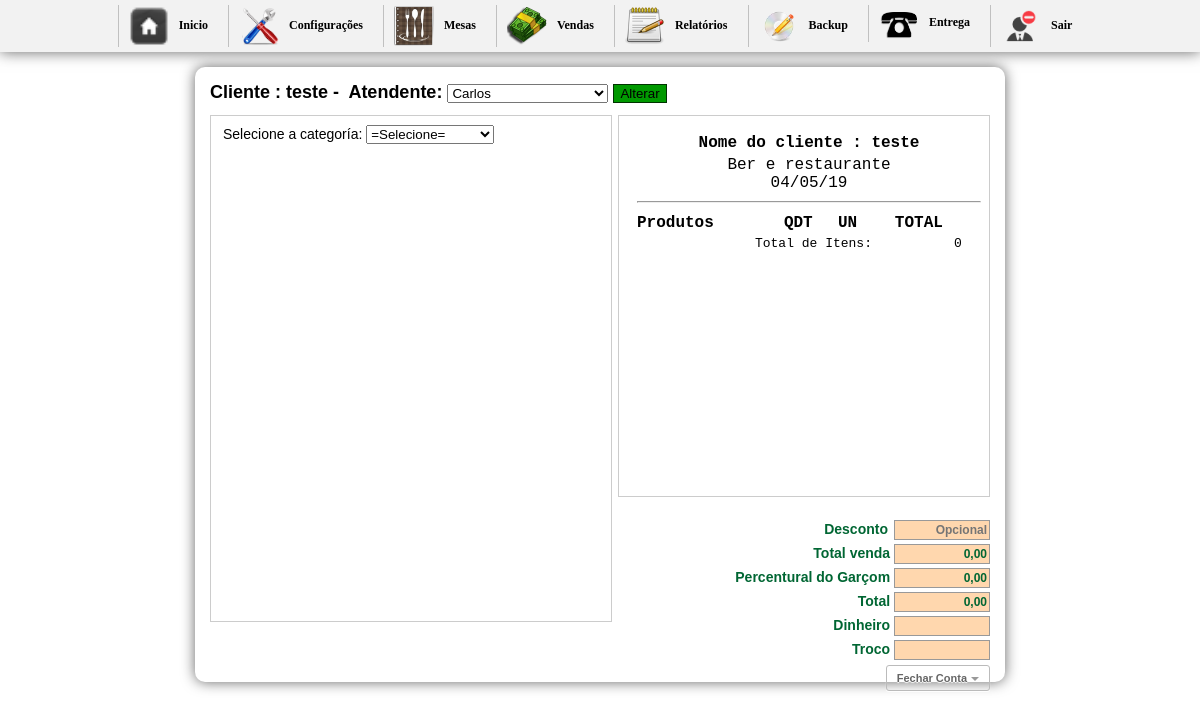
The app's page /inicio2.php?btn=vendapedido&id_mesa=51&idGarcon=7 (signed in) with its own data.
### tables this page shows
CREATE TABLE `pedido` (
  `id_mesa` int(10) NOT NULL AUTO_INCREMENT,
  `numero` int(10) NOT NULL,
  `idGarcon` varchar(200) NOT NULL,
  `situacao` int(1) NOT NULL,
  `email` varchar(50) DEFAULT NULL,
  `nome` varchar(50) DEFAULT NULL,
  `sobrenome` varchar(50) DEFAULT NULL,
  `telefone` varchar(30) DEFAULT NULL,
  `bairro` varchar(50) DEFAULT NULL,
  `rua` varchar(50) DEFAULT NULL,
  `numerocasa` varchar(20) DEFAULT NULL,
  `detalhes` longtext,
  PRIMARY KEY (`id_mesa`)
);

CREATE TABLE `config` (
  `id_conf` int(30) NOT NULL,
  `empresa` varchar(200) NOT NULL,
  `telefone` varchar(30) NOT NULL,
  `pgarcon` int(10) NOT NULL,
  `ativo` int(2) NOT NULL
);

### selecionacat2.php (the view, shortened to what this page needs)
<form action="" method="post" enctype="multipart/form-data" style="margin-left:12px; margin-top:-7px;">
Selecione a categoría:
  <select name="jumpMenu" id="jumpMenu" onChange="MM_jumpMenu('parent',this,0)">
  <option value=""> =Selecione=</option>
  </select>
</form>

### vendapedido.php (shortened to what this page needs)
<?php include("config/conexao.php"); ?>
<?php
if (!function_exists("GetSQLValueString")) {
function GetSQLValueString($theValue, $theType, $theDefinedValue = "", $theNotDefinedValue = "")
{
  include("config/conexao.php");
  $theValue = function_exists("real_escape_string") ? $db->real_escape_string($theValue) : $db->escape_string($theValue);
  switch ($theType) {
    case "long":
    case "int":
      $theValue = ($theValue != "") ? intval($theValue) : "NULL";
      break;
  }
  return $theValue;
}
}
$colname_Recordset1 = "-1";
if (isset($_GET['id_mesa'])) {
  $colname_Recordset1 = $_GET['id_mesa'];
}
$query_Recordset1 = sprintf("SELECT * FROM pedido WHERE id_mesa = %s", GetSQLValueString($colname_Recordset1, "int"));
$Recordset1 = mysqli_query($db,$query_Recordset1) or die($db->error);
$row_Recordset1 = $Recordset1->fetch_assoc();
$numero = $_GET['id_mesa'];
?>
<?php
  $sql1 = mysqli_query($db,"SELECT * FROM pedido WHERE id_mesa ='$numero'") or die($db->error);
  $cont1 = $sql1->fetch_assoc();
  $sit = $cont1['situacao'];
  $idGarconget = $_GET['idGarcon'];
  $gar2 = mysqli_query($db,"SELECT * FROM garcon WHERE idGarcon='$idGarconget'");
  $h2 = $gar2->fetch_assoc();
  ?>
<h1>
<form action="" method="post" enctype="multipart/form-data">
Cliente : <?php echo $row_Recordset1['nome']; ?>&nbsp-&nbsp;
Atendente:
<select name="nomeGarcon">
<?php
	$gar = mysqli_query($db,"SELECT * FROM garcon WHERE idGarcon != '1' ORDER BY nomeGarcon ASC") or die(mysql_error());
	while($h = $gar->fetch_assoc()){
?>
  <option value="<?php echo $h['idGarcon'] ?>"<?php if (!(strcmp($h['idGarcon'], $h2['idGarcon']))) {echo "selected=\"selected\"";} ?>><?php echo $h['nomeGarcon'] ?></option>
	<?php }?>
</select>
<?php if($sit == "0"){?>
<input name="ok" type="submit" value="Abrir pedido" style="background-color: #F30; border:1px solid #9B0000;" />
<?php }else{ ?>
<input name="ok" type="submit" value="Alterar" style=" background-color:#090; border:1px solid #030;" />
<?php } ?>
</form>
</h1>
<div id="boxprodutos"><br/>
<?php if($sit == "1"){
include "selecionacat2.php";
} ?>
</div>
<div id="box">
	<div id="comentarios">
    <table width="100%" border="0" class="inputs">
  <tr>
 <?php $n = mysqli_query($db,"SELECT * FROM config");
 	$a = $n->fetch_assoc();
 ?>
  <td align="center" style="font-size:16px;"><strong>Nome do cliente : <?php echo $row_Recordset1['nome']; ?></strong></td>
  </tr>
  <tr>
    <td align="center" style="font-size:16px;"><?php echo $a['empresa'] ?><br/> <?php echo date("d/m/y") ?></td>
    </tr>
    <tr>
    <td><hr/></td>
    </tr>
</table>
    <table width="100%">
    <tr>
	  <td  style="font-size:16px;"><strong>Produtos</strong></td>
      <td width="13%" align="center" style="font-size:16px;"><strong>QDT</strong></td>
      <td width="15%" align="center" style="font-size:16px;"><strong>UN</strong></td>
	  <td align="center" style="font-size:16px;"><strong>TOTAL</strong></td>
	  <td align="center">&nbsp;</td>
	  </tr>
	<?php
	$itens = 0;
	$total = 0;
	?>
	<tr class="fontcomanda">
	  <td colspan="3" align="right">Total de Itens:</td>
	  <td align="right"><?php echo $itens ?></td>
	  <td align="right">&nbsp;</td>
	  </tr>
    </table>
 <div id="formulario">
    <?php
    		$totals = number_format($total, 2, ',', '.');
    		$mesas = $_GET['id_mesa'];
			$g = mysqli_query($db,"SELECT * FROM config") or die($db->error);
			$w = $g->fetch_assoc();
			$ativo = $w['ativo'];
			$percentual = $w['pgarcon'];
			if($ativo == 1){
			$porcento_garcon = $percentual;
			$pgarcon = $total * $porcento_garcon / 100;
			$somatotal = $total + $pgarcon;
			}else{
			$porcento_garcon = 0;
			$somatotal = $total;
			}
			?>
            <form method="post" name="formulario" action="imprimepedido.php?id_mesa=<?php echo $mesas;?>&pgarcon=<?php echo $pgarcon?>&somatotal=<?php echo $somatotal ?>" enctype="multipart/form-data" target="_blank">
			<span class="valores">Desconto</span>
	        <input name="desconto" type="text" class="calc" id="desconto" value="" placeholder="Opcional" onkeyup="javascript:operacao2('')" /><br/>
	        <span class="valores">Total venda </span>
	        <input name="total" type="text" value="<?php echo $totals ?>" size="8" maxlength="6" class="calc" readonly="true"/><br/>
	                <span class="valores">Percentural do Garçom </span>
	                <input name="garconP" type="text" class="calc" id="garconP" value="<?php echo number_format($pgarcon, 2, ',', '.'); ?>"/><br/>
	                <span class="valores">Total </span>
	                <input name="somatotal" type="text" class="calc" id="somatotal" value="<?php echo number_format($somatotal, 2, ',', '.'); ?>"/><br/>
	        <span class="valores">Dinheiro </span>
	        <input name="dinheiro" type="text" size="8"  class="calc" onkeyup="javascript:operacao('')" id="dinheiro-1"/><br/>
            <span class="valores">Troco </span>
            <input name="troco" type="text" class="calc" size="8" maxlength="8" readonly="true"/><br/>
            <button class="button" type="submit">Fechar Conta</button>
      </form>
      <br/>
      </div>
  </div>
</div>

### css/css.css (style rules this page uses)
body { margin-left: 0px;margin-top: 0px;margin-right: 0px;margin-bottom: 0px; background-color:#FFF; font-family:Verdana, Geneva, sans-serif; font-size:14px; }
h1 { font-size:18px; margin-top:0; }
#boxprodutos { width:400px; height:500px; margin:0 auto; border:1px solid #ccc; float:left; background:#FFF; padding-bottom:5px; overflow:auto }
#box { width:370px; margin:0 auto; border:1px solid #ccc; float:right; font:10px "Courier New", Courier, monospace; background:#0000; }
.fontcomanda { font-size:13px; }
#comentarios { width:350px; height:350px;overflow: auto; padding:15px; }
#formulario { position:absolute; width:300px; height:115px; top:518px; font-size:10px; text-align:right; margin-left:56px; }
.calc { border:1px solid #999; height:16px; width:90px; font-family:Verdana, Geneva, sans-serif; font-size:12px; font-weight:bold; color:#063; background:#FFD7AE; margin:2px 0 2px 0; text-align:right; }
.valores { font-size:10px; font-family:Verdana, Geneva, sans-serif; font-size:14px; font-weight:bold; color:#063; }
.button { border: 1px solid #BBB; border-radius: 3px; text-shadow: 0 1px 1px white; -webkit-box-shadow: 0 1px 1px #fff; -moz-box-shadow: 0 1px 1px #fff; box-shadow: 0 1px 1px #fff; font: bold 11px Sans-Serif; padding: 6px 10px; white-space: nowrap; vertical-align: middle; color: #666; background: transparent; cursor: pointer; margin-top:3px; text-decoration:none; }
.button:after { content: ""; display: inline-block; width: 0; height: 0; border-top: 4px solid #999; border-left: 4px solid transparent; border-right: 4px solid transparent; margin: 0 0 0 4px; position: relative; top: -1px; text-decoration:none; }

### records on screen
pedido: nome "teste"
config: empresa "Ber e restaurante", garconP "0,00", somatotal "0,00"

### other values on screen
$itens "0"
form field nomeGarcon "Carlos"
